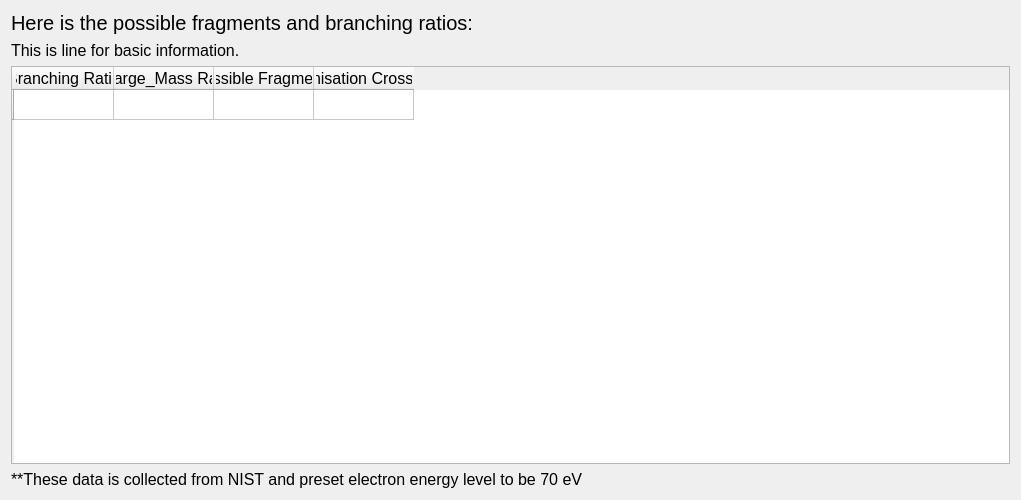
<?xml version="1.0" encoding="UTF-8"?>
<ui version="4.0">
 <class>show_fragments</class>
 <widget class="QDialog" name="show_fragments">
  <property name="enabled">
   <bool>true</bool>
  </property>
  <property name="geometry">
   <rect>
    <x>0</x>
    <y>0</y>
    <width>1021</width>
    <height>500</height>
   </rect>
  </property>
  <property name="sizePolicy">
   <sizepolicy hsizetype="Preferred" vsizetype="Preferred">
    <horstretch>0</horstretch>
    <verstretch>0</verstretch>
   </sizepolicy>
  </property>
  <property name="font">
   <font>
    <family>Arial</family>
   </font>
  </property>
  <property name="windowTitle">
   <string>Show Fragments</string>
  </property>
  <layout class="QVBoxLayout" name="verticalLayout_2">
   <item>
    <layout class="QVBoxLayout" name="verticalLayout">
     <item>
      <widget class="QLabel" name="label">
       <property name="font">
        <font>
         <family>Arial</family>
         <pointsize>15</pointsize>
        </font>
       </property>
       <property name="text">
        <string>Here is the possible fragments and branching ratios:</string>
       </property>
      </widget>
     </item>
     <item>
      <widget class="QLabel" name="basic_information">
       <property name="font">
        <font>
         <family>Arial</family>
         <pointsize>12</pointsize>
        </font>
       </property>
       <property name="text">
        <string>This is line for basic information.</string>
       </property>
      </widget>
     </item>
     <item>
      <widget class="QTableWidget" name="showTable">
       <property name="font">
        <font>
         <family>Arial</family>
         <pointsize>12</pointsize>
        </font>
       </property>
       <property name="sizeAdjustPolicy">
        <enum>QAbstractScrollArea::AdjustToContentsOnFirstShow</enum>
       </property>
       <attribute name="horizontalHeaderCascadingSectionResizes">
        <bool>true</bool>
       </attribute>
       <row>
        <property name="text">
         <string/>
        </property>
       </row>
       <column>
        <property name="text">
         <string>Branching Ratio</string>
        </property>
       </column>
       <column>
        <property name="text">
         <string>Charge_Mass Ratio</string>
        </property>
       </column>
       <column>
        <property name="text">
         <string>Possible Fragments</string>
        </property>
       </column>
       <column>
        <property name="text">
         <string>Partial Ionisation Cross Sections</string>
        </property>
       </column>
      </widget>
     </item>
     <item>
      <widget class="QLabel" name="information">
       <property name="font">
        <font>
         <family>Arial</family>
         <pointsize>12</pointsize>
        </font>
       </property>
       <property name="text">
        <string>**These data is collected from NIST and preset electron energy level to be 70 eV </string>
       </property>
      </widget>
     </item>
    </layout>
   </item>
  </layout>
 </widget>
 <resources/>
 <connections/>
</ui>
